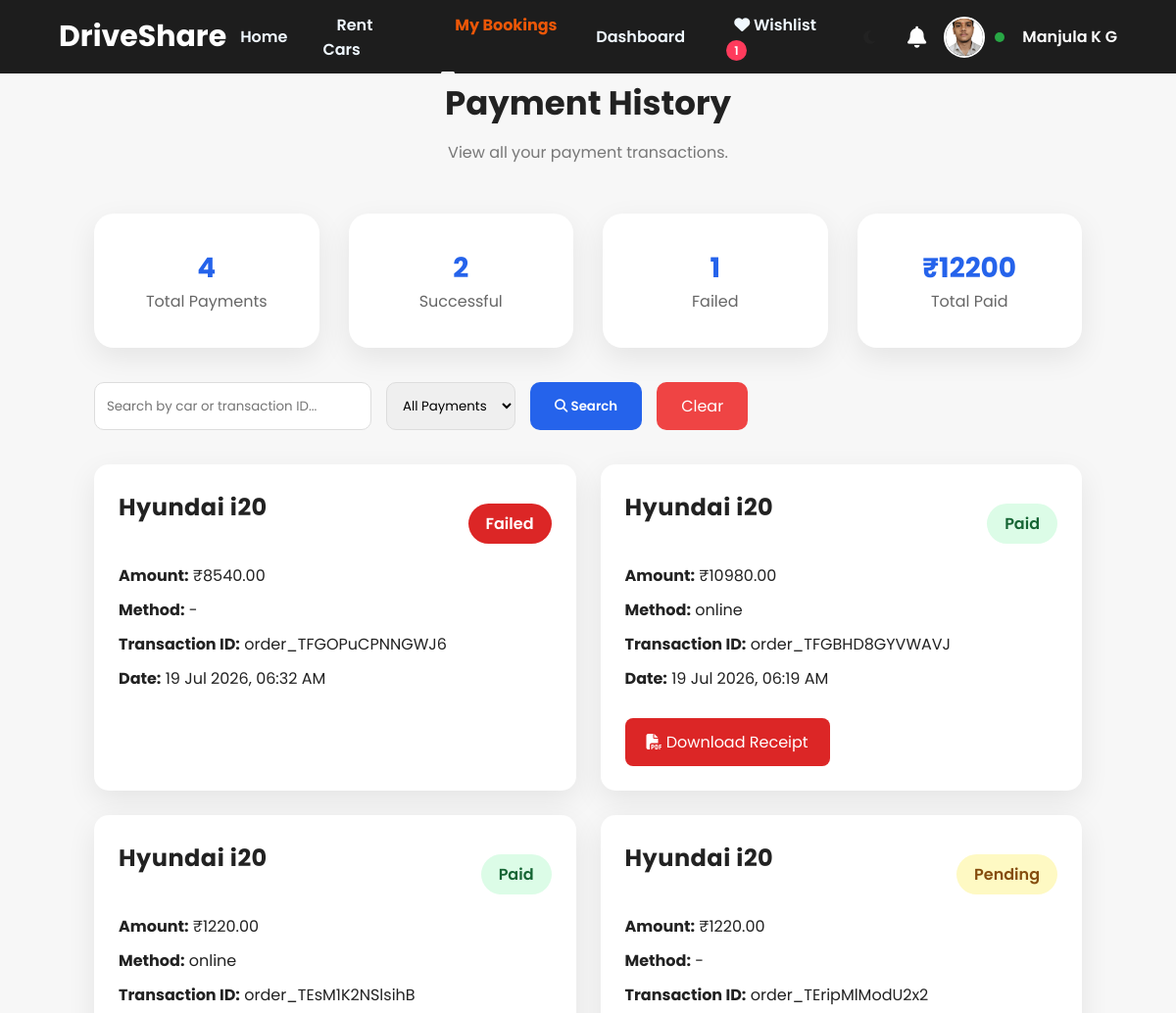
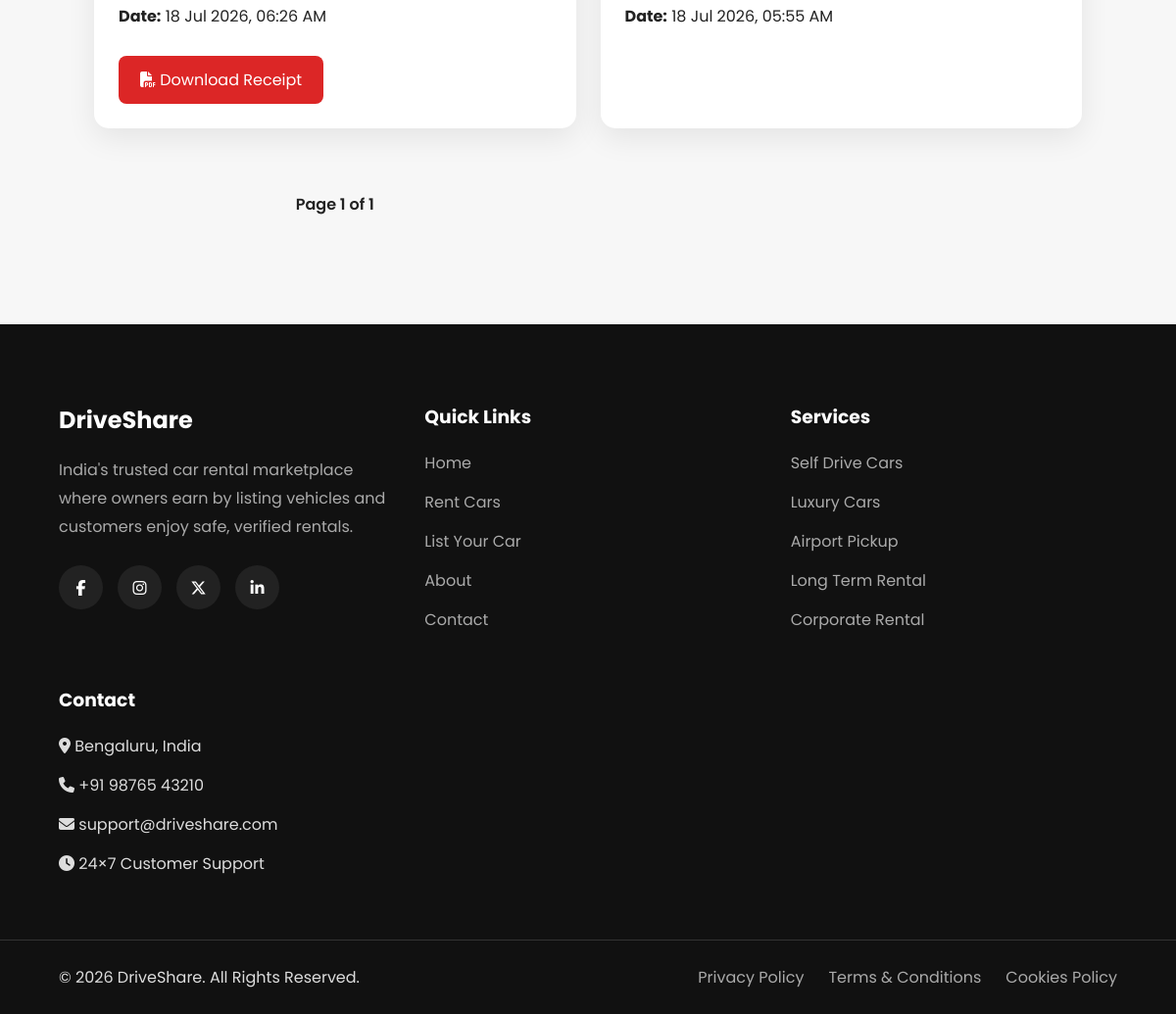
/bookings/payments/ (signed in), run on the app's committed database (2 pictures, top to bottom).
### accounts/models.py (models this page shows, shortened)
class CustomUser(AbstractUser):
    USER_TYPES = (
        ('customer', 'Customer'),
        ('owner', 'Car Owner'),
        ('admin', 'Admin'),
    )
    user_type = models.CharField(
        max_length=20,
        choices=USER_TYPES,
        default='customer'
    )
    phone_number = models.CharField(
        max_length=15,
        blank=True
    )
    profile_picture = models.ImageField(
        upload_to='profile_pictures/',
        blank=True,
        null=True
    )

### bookings/models.py (models this page shows, shortened)
class Payment(models.Model):
    PAYMENT_STATUS = (
        ("Pending", "Pending"),
        ("Paid", "Paid"),
        ("Failed", "Failed"),
        ("Refunded", "Refunded"),
    )
    booking = models.OneToOneField(
        Booking,
        on_delete=models.CASCADE,
        related_name="payment"
    )
    customer = models.ForeignKey(
        CustomUser,
        on_delete=models.CASCADE,
        related_name="payments"
    )
    amount = models.DecimalField(
        max_digits=10,
        decimal_places=2
    )
    payment_status = models.CharField(
        max_length=20,
        choices=PAYMENT_STATUS,
        default="Pending"
    )
    transaction_id = models.CharField(
        max_length=100,
        blank=True
    )
    payment_method = models.CharField(
        max_length=50,
        blank=True
    )
    paid_at = models.DateTimeField(
        null=True,
        blank=True
    )
    created_at = models.DateTimeField(
        auto_now_add=True
    )

class Booking(models.Model):
    STATUS_CHOICES = (
        ("Pending", "Pending"),
        ("Approved", "Approved"),
        ("Rejected", "Rejected"),
        ("Cancelled", "Cancelled"),
        ("Completed", "Completed"),
    )
    customer = models.ForeignKey(
        CustomUser,
        on_delete=models.CASCADE,
        related_name="customer_bookings"
    )
    car = models.ForeignKey(
        Car,
        on_delete=models.CASCADE,
        related_name="bookings"
    )
    start_date = models.DateField()
    end_date = models.DateField()
    total_days = models.PositiveIntegerField()
    total_amount = models.DecimalField(
        max_digits=10,
        decimal_places=2
    )
    booking_status = models.CharField(
        max_length=20,
        choices=STATUS_CHOICES,
        default="Pending"
    )
    customer_message = models.TextField(
        blank=True
    )
    owner_message = models.TextField(
        blank=True
    )
    booked_at = models.DateTimeField(
        auto_now_add=True
    )
    updated_at = models.DateTimeField(
        auto_now=True
    )
    approved_at = models.DateTimeField(
    null=True,
    blank=True
)
    completed_at = models.DateTimeField(
    null=True,
    blank=True
)

### cars/models.py (models this page shows, shortened)
class Car(models.Model):
    FUEL_TYPES = [
        ("Petrol", "Petrol"),
        ("Diesel", "Diesel"),
        ("Electric", "Electric"),
        ("Hybrid", "Hybrid"),
        ("CNG", "CNG"),
    ]
    TRANSMISSION_TYPES = [
        ("Manual", "Manual"),
        ("Automatic", "Automatic"),
    ]
    STATUS_CHOICES = [
        ("Pending", "Pending"),
        ("Approved", "Approved"),
        ("Rejected", "Rejected"),
    ]
    owner = models.ForeignKey(
        CustomUser,
        on_delete=models.CASCADE,
        related_name="cars"
    )
    title = models.CharField(max_length=150)
    brand = models.CharField(max_length=100)
    model = models.CharField(max_length=100)
    year = models.PositiveIntegerField()
    color = models.CharField(max_length=50)
    seats = models.PositiveIntegerField()
    fuel_type = models.CharField(
        max_length=20,
        choices=FUEL_TYPES
    )
    transmission = models.CharField(
        max_length=20,
        choices=TRANSMISSION_TYPES
    )
    price_per_day = models.DecimalField(
        max_digits=10,
        decimal_places=2
    )
    city = models.CharField(max_length=100)
    description = models.TextField()
    is_available = models.BooleanField(default=True)
    approval_status = models.CharField(
        max_length=20,
        choices=STATUS_CHOICES,
        default="Pending"
    )
    rejection_reason = models.TextField(
    blank=True,
    null=True
)
    created_at = models.DateTimeField(auto_now_add=True)
    updated_at = models.DateTimeField(auto_now=True)

### bookings/views.py (the view)
@login_required
@customer_required
def payment_history(request):
    payments = Payment.objects.filter(
        customer=request.user
    ).select_related(
        "booking",
        "booking__car"
    ).order_by("-created_at")
    search = request.GET.get("search")
    status = request.GET.get("status")
    if search:
        payments = payments.filter(
            Q(booking__car__title__icontains=search) |
            Q(transaction_id__icontains=search)
        )
    if status:
        payments = payments.filter(
            payment_status=status
        )
    paginator = Paginator(payments, 8)
    page = request.GET.get("page")
    payments = paginator.get_page(page)
    total_payments = Payment.objects.filter(
    customer=request.user
).count()
    paid_payments = Payment.objects.filter(
    customer=request.user,
    payment_status="Paid"
).count()
    failed_payments = Payment.objects.filter(
    customer=request.user,
    payment_status="Failed"
).count()
    total_amount = Payment.objects.filter(
    customer=request.user,
    payment_status="Paid"
).aggregate(
    total=Sum("amount")
)["total"] or 0
    return render(
        request,
        "bookings/payment_history.html",
        {
            "payments": payments,
            "search": search,
            "status": status,
            "total_payments": total_payments,
"paid_payments": paid_payments,
"failed_payments": failed_payments,
"total_amount": total_amount,
        }
    )

### notifications/context_processors.py (called while the page is built)
def notification_count(request):
    if request.user.is_authenticated:
        return {
            "notification_count":
            request.user.notifications.filter(
                is_read=False
            ).count()
        }
    return {
        "notification_count": 0
    }

### templates/bookings/payment_history.html (shortened to what this page needs)
{% extends "base.html" %}
{% block content %}
<section class="payment-history">
    <div class="page-header">
        <h1>Payment History</h1>
        <p>
            View all your payment transactions.
        </p>
    </div>
    <div class="stats-grid">
    <div class="stat-card">
        <h3>{{ total_payments }}</h3>
        <p>Total Payments</p>
    </div>
    <div class="stat-card">
        <h3>{{ paid_payments }}</h3>
        <p>Successful</p>
    </div>
    <div class="stat-card">
        <h3>{{ failed_payments }}</h3>
        <p>Failed</p>
    </div>
    <div class="stat-card">
        <h3>₹{{ total_amount }}</h3>
        <p>Total Paid</p>
    </div>
</div>
    <div class="payment-filter">
    <form method="GET">
        <input
            type="text"
            name="search"
            placeholder="Search by car or transaction ID..."
            value="{{ search|default:'' }}"
        >
        <select name="status">
            <option value="">All Payments</option>
        </select>
        <button type="submit">
            <i class="fas fa-search"></i>
            Search
        </button>
        <a href="{% url 'payment_history' %}" class="clear-filter">
            Clear
        </a>
    </form>
</div>
    {% if payments %}
    <div class="payment-grid">
        {% for payment in payments %}
        <div class="payment-card">
    <div class="payment-top">
        <h2>
            {{ payment.booking.car.title }}
        </h2>
        {% if payment.payment_status == "Paid" %}
            <span class="status paid">
                Paid
            </span>
        {% elif payment.payment_status == "Pending" %}
            <span class="status pending">
                Pending
            </span>
        {% elif payment.payment_status == "Failed" %}
            <span class="status rejected">
                Failed
            </span>
        {% else %}
            <span class="status completed">
                Refunded
            </span>
        {% endif %}
    </div>
    <p>
        <strong>Amount:</strong>
        ₹{{ payment.amount }}
    </p>
    <p>
        <strong>Method:</strong>
        {{ payment.payment_method|default:"-" }}
    </p>
    <p>
        <strong>Transaction ID:</strong>
        {{ payment.transaction_id|default:"-" }}
    </p>
    <p>
        <strong>Date:</strong>
        {{ payment.created_at|date:"d M Y, h:i A" }}
    </p>
    {% if payment.payment_status == "Paid" %}
<a href="{% url 'download_receipt' payment.id %}"
   class="receipt-btn">
    <i class="fas fa-file-pdf"></i>
    Download Receipt
</a>
{% endif %}
</div>
        {% endfor %}
        <div class="pagination">
    <span>
        Page {{ payments.number }}
        of
        {{ payments.paginator.num_pages }}
    </span>
</div>
    </div>
    {% else %}
    <div class="empty-state">
        <h2>
            No Payments Found
        </h2>
    </div>
    {% endif %}
</section>
{% endblock %}

### templates/navbar.html (shortened to what this page needs)
<nav class="navbar">
    <div class="logo">
        <a href="/">DriveShare</a>
    </div>
    <ul class="nav-links">
    <li>
    <a href="/"
       class="{% if request.path == '/' %}active{% endif %}">
        Home
    </a>
</li>
    {% if user.is_authenticated %}
        {% if user.user_type == "customer" %}
            <li>
    <a href="{% url 'browse_cars' %}"
       class="{% if '/cars/' in request.path %}active{% endif %}">
        Rent Cars
    </a>
</li>
<li>
    <a href="{% url 'my_bookings' %}"
       class="{% if '/bookings/' in request.path %}active{% endif %}">
        My Bookings
    </a>
</li>
<li>
    <a href="{% url 'customer_dashboard' %}"
       class="{% if request.path == '/dashboard/customer/' %}active{% endif %}">
        Dashboard
    </a>
</li>
<li>
    <a href="{% url 'wishlist' %}" class="{% if request.path == '/cars/wishlist/' %}active{% endif %}">
        <i class="fas fa-heart"></i>
        Wishlist
{% if user.is_authenticated and user.user_type == "customer" %}
<span class="wishlist-count">
{{ user.wishlist_items.count }}
</span>
{% endif %}
    </a>
</li>
        {% endif %}
    {% else %}
        <li><a href="{% url 'browse_cars' %}">Rent Car</a></li>
        <li><a href="{% url 'signup' %}">List Your Car</a></li>
        <li><a href="{% url 'about' %}">About</a></li>
        <li><a href="{% url 'contact' %}">Contact</a></li>
    {% endif %}
</ul>
   <div class="auth-buttons">
{% if user.is_authenticated %}
    <div class="theme-toggle" id="themeToggle">
        <i class="fas fa-moon"></i>
    </div>
    <div class="notification-icon">
        <a href="{% url 'notifications' %}">
            <i class="fas fa-bell"></i>
        </a>
    </div>
    <div class="user-profile" id="userProfile">
        {% if user.profile_picture %}
            <img src="{{ user.profile_picture.url }}" class="nav-profile-img">
        {% else %}
            {% load static %}
        {% endif %}
        {% if user.user_type == "customer" %}
            {% if user.customer_profile.verification_status == "Approved" %}
                <span class="status-dot approved"></span>
            {% elif user.customer_profile.verification_status == "Pending" %}
                <span class="status-dot pending"></span>
            {% else %}
                <span class="status-dot rejected"></span>
            {% endif %}
        {% endif %}
        <span class="user-name">
            {{ user.first_name }}
        </span>
    </div>
{% endif %}
</div>
</nav>

### static/css/style.css (style rules this page uses)
* { margin:0; padding:0; box-sizing:border-box; font-family:'Poppins',sans-serif; }
* { transition: color .25s ease, background-color .25s ease, border-color .25s ease, box-shadow .25s ease, transform .25s ease; }
html { scroll-behavior:smooth; }
body { background:#f7f7f7; color:#222; }
a { text-decoration:none; }
ul { list-style:none; }
button, a { transition:.3s; }
button, .dashboard-btn, .login-btn, .signup-btn { cursor:pointer; font-weight:600; transition:all .3s ease; }
input, select, textarea { transition:.3s ease; }
.page-header { text-align:center; margin-bottom:40px; }
.page-header h1 { font-size:34px; color:#222; margin-bottom:12px; }
.page-header p { color:#777; font-size:16px; }

### static/css/navbar.css (style rules this page uses)
.navbar { position:fixed; top:0; left:0; width:100%; height:75px; padding:0 40px; display:flex; justify-content:space-between; align-items:center; background:rgba(17,17,17,.95); backdrop-filter:blur(12px); z-index:9999; }
.navbar { transition: background .35s ease, box-shadow .35s ease, padding .35s ease; }
.logo a { font-size:30px; font-weight:700; color:white; }
.nav-links { display:flex; align-items:center; gap:22px; list-style:none; margin:0; padding:0; }
.nav-links a { color:aliceblue; font-size:16px; font-weight:600; text-decoration:none; padding:8px 14px; border-radius:8px; transition:.3s; }
.auth-buttons { display:flex; align-items:center; gap:18px; flex-shrink:0; }
.user-profile { position:relative; display:flex; align-items:center; gap:10px; cursor:pointer; }
.nav-profile-img { width:42px; height:42px; border-radius:50%; object-fit:cover; border:2px solid white; }
.user-name { color:white; font-weight:600; white-space:nowrap; }
.notification-icon { position:relative; display:flex; align-items:center; justify-content:center; }
.notification-icon a { color:#fff; font-size:22px; text-decoration:none; position:relative; display:flex; align-items:center; justify-content:center; }
.notification-icon i { transition:.3s; }
.status-dot { width:10px; height:10px; border-radius:50%; display:inline-block; margin-right:8px; }
.status-dot.approved { background:#28a745; }
.nav-links a.active { color: #ec5708; font-weight:700; position:relative; }
.nav-links a.active::after { content:""; position:absolute; left:0; bottom:-6px; width:100%; height:3px; background:#f5f5f5; border-radius:5px; }
.nav-profile-img { transition:all .3s ease; }
.notification-icon i { transition:all .3s ease; }
.theme-toggle { width:42px; height:42px; display:flex; align-items:center; justify-content:center; border-radius:50%; cursor:pointer; transition:.3s; }
.theme-toggle i { transition:.3s; }
.wishlist-count { margin-left:6px; background:#ff3b5c; color:white; padding:2px 8px; border-radius:50px; font-size:12px; font-weight:600; }

### static/css/responsive.css (style rules this page uses)
@media (max-width:1200px) { .navbar { padding:18px 5%; } }

### static/css/dashboard.css (style rules this page uses)
.stats-grid { display:grid; grid-template-columns:repeat(auto-fit,minmax(220px,1fr)); gap:20px; margin:35px 0; }
.dashboard-header h1, section h2 { letter-spacing:.5px; }

### static/css/browse_cars.css (style rules this page uses)
.clear-filter { display:block; text-align:center; padding:14px; border-radius:10px; background:#666; color:white; text-decoration:none; transition:.3s; }
.pagination { margin:50px 0; display:flex; justify-content:center; align-items:center; gap:20px; }
.pagination span { font-weight:600; }

### static/css/pages.css (style rules this page uses)
.stats-grid { display:grid; grid-template-columns:repeat(auto-fit,minmax(220px,1fr)); gap:30px; }
.stat-card { background:#fff; padding:35px; border-radius:20px; text-align:center; box-shadow:0 10px 30px rgba(0,0,0,.08); transition:.35s; }
.stat-card p { color:#666; }

### data on the page
CustomUser: wishlist_items.count "1", profile_picture (picture), first_name "Manjula K G"
Payment: booking.car "Hyundai i20", payment_status "Failed", amount "8540.00", payment_method "-", transaction_id "order_TFGOPuCPNNGWJ6", created_at "19 Jul 2026, 06:32 AM"
Payment: booking.car "Hyundai i20", payment_status "Paid", amount "10980.00", payment_method "online", transaction_id "order_TFGBHD8GYVWAVJ", created_at "19 Jul 2026, 06:19 AM"
Payment: booking.car "Hyundai i20", payment_status "Paid", amount "1220.00", payment_method "online", transaction_id "order_TEsM1K2NSlsihB", created_at "18 Jul 2026, 06:26 AM"
Payment: booking.car "Hyundai i20", payment_status "Pending", amount "1220.00", payment_method "-", transaction_id "order_TEripMlModU2x2", created_at "18 Jul 2026, 05:55 AM"

### other printed values
{{ total_payments }} "4"
{{ paid_payments }} "2"
{{ failed_payments }} "1"
{{ total_amount }} "12200"
{{ payments.number }} "1"
{{ payments.paginator.num_pages }} "1"
